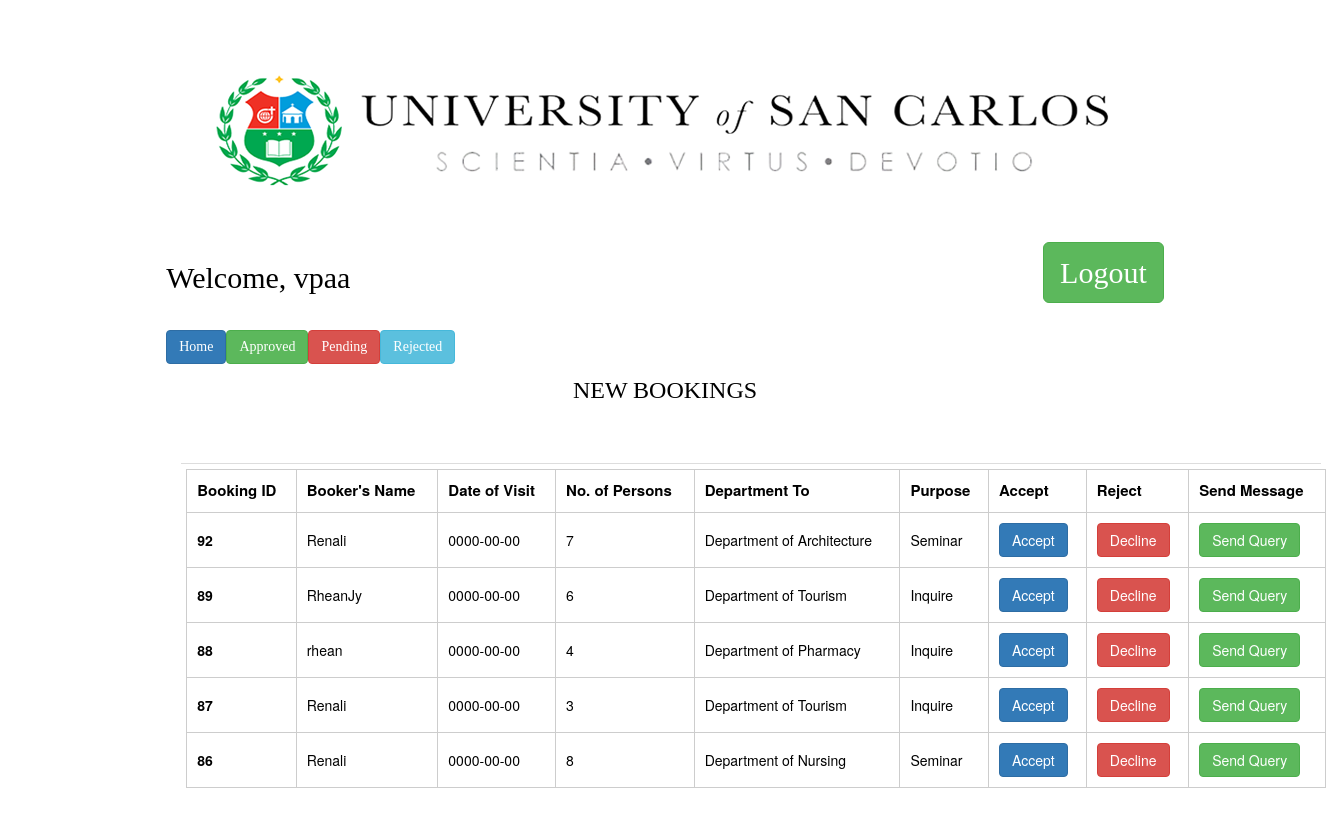
Screenshot of /vpaapage.php (signed in) with the database file from the repository.
### tables this page shows
CREATE TABLE `booking` (
  `bookingID` int(11) NOT NULL,
  `status` varchar(100) NOT NULL,
  `emailAddress` varchar(50) NOT NULL,
  `contactNumber` int(11) NOT NULL,
  `purpose` varchar(1000) NOT NULL,
  `departmentTo` int(11) NOT NULL,
  `guardReceive` int(11) DEFAULT NULL,
  `guardReturn` int(11) DEFAULT NULL,
  `datevisit` date NOT NULL,
  `noofPersons` int(11) NOT NULL,
  `bookername` varchar(200) NOT NULL,
  `comment` varchar(500) NOT NULL,
  `timein` varchar(50) NOT NULL,
  `timeout` varchar(50) NOT NULL
);

CREATE TABLE `department` (
  `departmentId` int(11) NOT NULL,
  `deptName` varchar(100) NOT NULL,
  `deptBuilding` int(100) NOT NULL,
  `deptFloor` int(11) NOT NULL,
  `deptRoomNo` int(11) NOT NULL
);

### vpaapage.php (the view, shortened to what this page needs)
<!DOCTYPE html>
<?php
require ('dbconn.php');
$query="SELECT b.bookingID, b.bookername, b.contactNumber, d.deptName , b.datevisit, b.noofPersons, b.purpose, b.comment FROM booking b
Join department d
ON d.departmentID=b.departmentTo
WHERE status = 'new' ORDER BY b.bookingID DESC";
$result= $conn->query($query);
?>
<html>
	<head>
		<link rel="stylesheet" href="css/maxcdn.bootstrap.min.css">
		<link rel="stylesheet" type="text/css" href="css/uscbooking.css">
	</head>
		<body>
			<center> <br> <br> <br>
			<img src="images/usctc.png" alt="USC LOGO">
			<div class = "bookingFOrm" style="background-color:#FFFFFF; padding-top:20px;color:black;border-radius:5px;margin-bottom: 20px;margin-top:15px;width: 75%">
			<h3 style="font-family: Century; margin-bottom:20px; margin-top: 5px">
			<?php
				require ('loginheader.php');
			?>
			<br>
			<div class = "headerbutton">
				<a class="vpaabutton btn btn-primary btn-md" href="vpaapage.php">Home</a>
				<a class="vpaabutton btn btn-success btn-md" href="acceptvpaa.php">Approved</a>
				<a class="vpaabutton btn btn-danger btn-md" href="queryvpaa.php">Pending</a>
				<a class="vpaabutton btn btn-info btn-md" href="rejectvpaa.php">Rejected</a>
			</div> <br>
			<h3 style="font-family: Century; margin-bottom:20px; margin-top: 5px"> NEW BOOKINGS </h3> <br> <br>
			<div class="container">
				<ul class="nav nav-tabs">
				</ul>
			<table class="usertab">
				<thead>
		            <tr>
		                <th class='usertab'>Booking ID</th>
		                <th class='usertab'>Booker's Name </th>
		                <th class='usertab'>Date of Visit</th>
		                <th class='usertab'>No. of Persons</th>
		                <th class='usertab'>Department To</th>
		                <th class='usertab'>Purpose</th>
		                <th class='usertab'>Accept</th>
		                <th class='usertab'>Reject</th>
		                <th class='usertab'>Send Message</th>
		            </tr>
		        </thead>
			<?php
				while($row=mysqli_fetch_assoc($result)){
					echo "<tbody>";
						echo "<td class='usertab'><b>".$row['bookingID']."</td>";
						echo "<td class='usertab'>".$row['bookername']."</td>";
						echo "<td class='usertab'>".$row['datevisit']."</td>";
						echo "<td class='usertab'>".$row['noofPersons']."</td>";
						echo "<td class='usertab'>".$row['deptName']."</td>";
						echo "<td class='usertab'>".$row['purpose']."</td>";
						echo "<td class='usertab'><input type='submit' class='btn btn-primary btn-md' id='accept-button' value='Accept' data-toggle='modal' data-target='#acceptmodal' data-id='".$row['bookingID']."'></td> ";
						echo "<td class='usertab'><input type='submit' class='btn btn-danger btn-md' id='reject-button' value='Decline' data-toggle='modal' data-target='#rejectmodal' data-id='".$row['bookingID']."'></td> ";
						echo "<td class='usertab'><input type='submit' class='btn btn-success btn-md' id='query-button' value='Send Query' data-toggle='modal' data-target='#querymodal' data-id='".$row['bookingID']."'> </td>";
					echo "</tbody>";
				}
			?>
		 	</table>
			</center>
			<div class="backstretch" style="left: 0px; top: 0px; overflow: hidden; margin: 0px; padding: 0px; height: 100%; width: 100%; z-index: -999999; position: fixed;">
			</div>
		</body>
	    <link rel="stylesheet" type="text/css" href="css/uscbooking.css">
</html>

### loginheader.php (shortened to what this page needs)
<div class="userheader">
<table style="width:"100%;">
	<tr>
		<td width="200%; color:green;"><h2>Welcome, <?php  echo $_SESSION["name"] ?></h2></td>
		<form action="logout.php" method="post">
		<td width="200%">
			<input type="submit" class="btn btn-success btn-lg btn-" value="Logout">
		</td>
		</form>
	</tr>
</table>
</div>

### css/uscbooking.css (style rules this page uses)
input.btn.btn-success.btn-lg.btn- { font-family: serif; font-size: 30px; text-align: left; }
table.usertab { margin-left: 5px; margin-right: 5px; width: 100%; margin-top: 5px; margin-bottom: 20px; border-collapse: collapse; }
table.usertab, th.usertab, td.usertab { border: 1px solid #cdcdcd; }
table.usertab th.usertab, table.usertab td.usertab { padding: 10px; text-align: left; }

### vpaapage.php (style rules this page uses)
th.usertab { font-size: 15px; }
a.vpaabutton { float: left; }

### rows the page displays
booking: bookingID "92", bookername "Renali", datevisit "0000-00-00", noofPersons "7", departmentTo.deptName "Department of Architecture", purpose "Seminar"
booking: bookingID "89", bookername "RheanJy", datevisit "0000-00-00", noofPersons "6", departmentTo.deptName "Department of Tourism", purpose "Inquire"
booking: bookingID "88", bookername "rhean", datevisit "0000-00-00", noofPersons "4", departmentTo.deptName "Department of Pharmacy", purpose "Inquire"
booking: bookingID "87", bookername "Renali", datevisit "0000-00-00", noofPersons "3", departmentTo.deptName "Department of Tourism", purpose "Inquire"
booking: bookingID "86", bookername "Renali", datevisit "0000-00-00", noofPersons "8", departmentTo.deptName "Department of Nursing", purpose "Seminar"

### other values shown
$_SESSION["name"] "vpaa"
